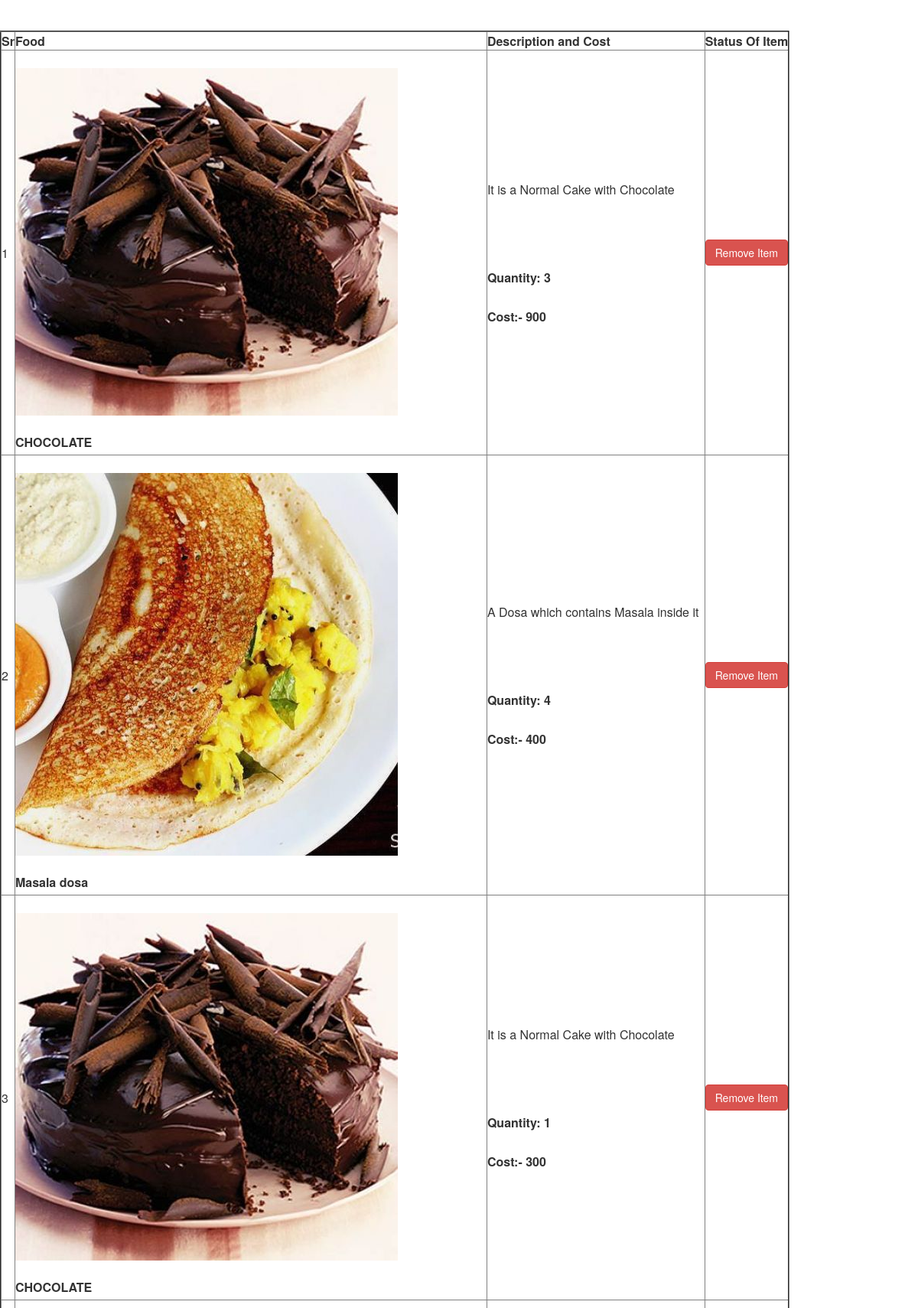
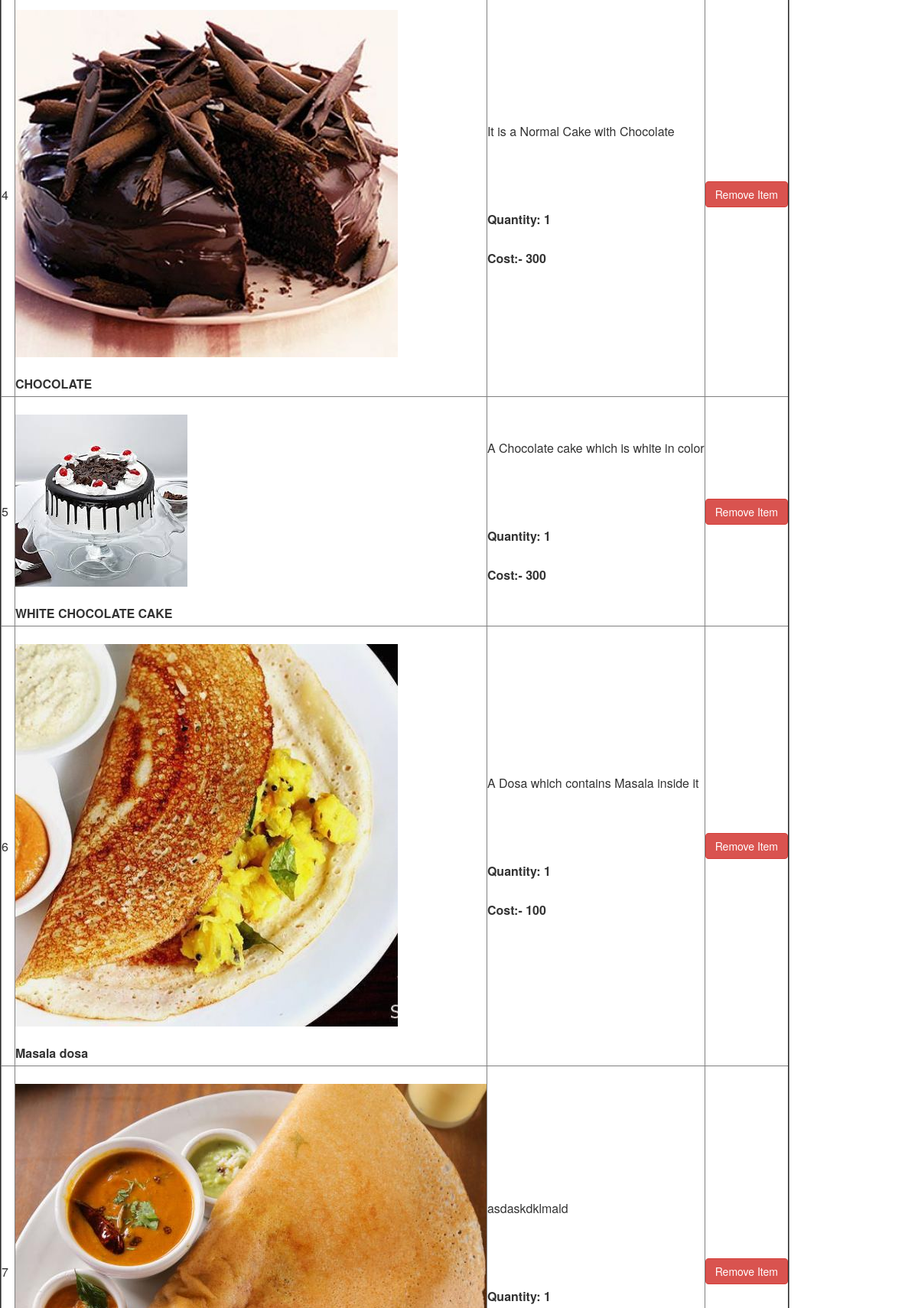
Page /open_cart.php (signed in, upper part) on the committed database (2 pictures, top to bottom).
### tables this page shows
CREATE TABLE `menu_items` (
  `id` int(20) NOT NULL,
  `category` varchar(30) NOT NULL,
  `food_image` varchar(40) NOT NULL,
  `food_name` varchar(40) NOT NULL,
  `food_description` varchar(100) NOT NULL,
  `cost` varchar(20) NOT NULL
);

CREATE TABLE `add_cart` (
  `id` int(20) NOT NULL,
  `register_id` int(20) NOT NULL,
  `menu_items_id` int(20) NOT NULL,
  `added_cost` int(20) NOT NULL,
  `quans` int(20) NOT NULL
);

### open_cart.php (the view, shortened to what this page needs)
<?php
	require("config.php");
?>
<?php
	$conn = new mysqli($servername, $username, $password, $dbname);
	$sql = "SELECT * FROM add_cart WHERE register_id='".$_SESSION["user_id_session"]."'";
	$result = $conn->query($sql);
	if ($result->num_rows > 0) {
		echo "<table class='table_work' border=2px>";
		echo "<tr>";
		echo "<th>Sr</th>";
		echo "<th>Food</th>";
		echo "<th>Description and Cost</th>";
		echo "<th>Status Of Item</th>";
		echo "</tr>";
		$coun = 0;
		while($row = $result->fetch_assoc()) {
			$coun = $coun + 1;
			echo "<tr>";
			$sql_1 = "SELECT * FROM menu_items WHERE id='".$row["menu_items_id"]."'";
				$result_1 = $conn->query($sql_1);
				if($result_1->num_rows > 0){
					while($row_1 = $result_1->fetch_assoc()){
						echo "<td>".$coun."</td>";
						echo "<td><br><img src='Images/".$row_1["food_image"]."' class='imgwork'><br><br>";
						echo "<label>".$row_1['food_name']."</label></td>";
						echo "<td align='left'>".$row_1['food_description']."<br><br><br><br><br>
								<div class='quans_work'><label>Quantity:&nbsp".$row['quans']."</label></div><br>
								<div class='cost_work'><b>Cost:- ".$row['added_cost']."</b></div></td>";
						echo "<td><button type='button' value='".$row['id']."' class='btn btn-danger' onClick='remove_cart(this.value)'>Remove Item</button></td>";
					}
				}
			echo "</tr>";
		}
		echo "</table>";
	} else {
		echo "<h2 align='center' style='color:white'>No Items in your Cart</h2>";
	}
?>

### rows in the picture
add_cart: quans "3", added_cost "900"
menu_items: food_image (picture), food_name "CHOCOLATE", food_description "It is a Normal Cake with Chocolate", $row['id'] 5 (drawn), $row['id'] 24 (drawn), $row['id'] 25 (drawn)
add_cart: quans "4", added_cost "400"
menu_items: food_image (picture), food_name "Masala dosa", food_description "A Dosa which contains Masala inside it", $row['id'] 27 (drawn)
add_cart: quans "1", added_cost "300"
add_cart: quans "1", added_cost "300"
add_cart: quans "1", added_cost "300"
menu_items: food_image (picture), food_name "WHITE CHOCOLATE CAKE", food_description "A Chocolate cake which is white in color", $row['id'] 26 (drawn)
add_cart: quans "1", added_cost "100"
add_cart: quans "1"
menu_items: food_image (picture), food_description "asdaskdklmald", $row['id'] 28 (drawn)
